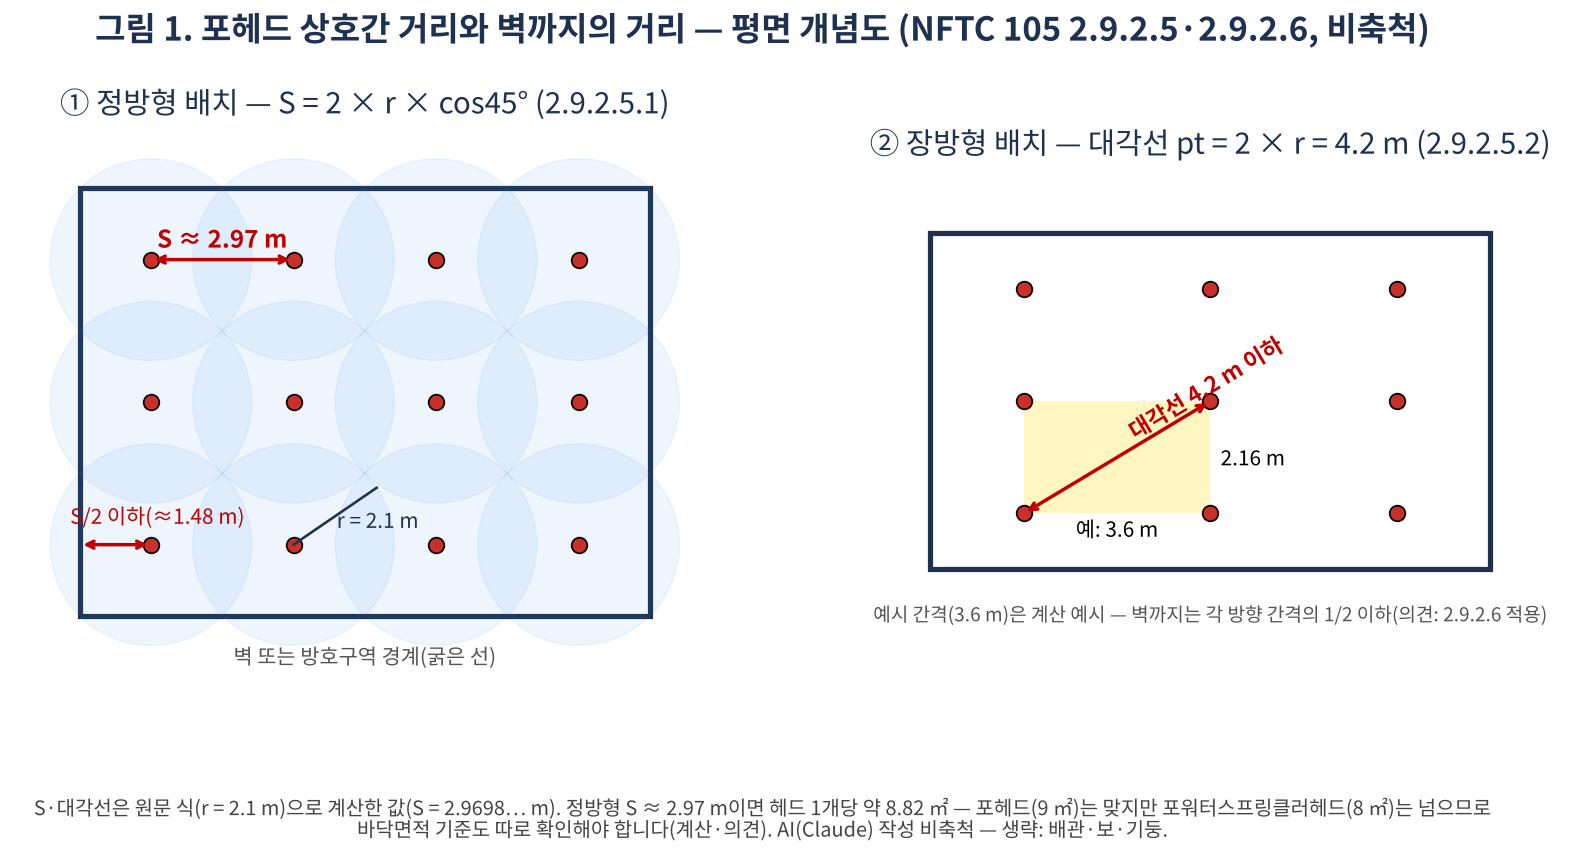

This figure's Python source:
import math, matplotlib; matplotlib.use('Agg')
import matplotlib.pyplot as plt
from matplotlib import font_manager as fm
from matplotlib.patches import Circle, Rectangle
fp=[f for f in fm.findSystemFonts() if 'NotoSansCJK' in f and 'Regular' in f]
fm.fontManager.addfont(fp[0]); plt.rcParams['font.family']=fm.FontProperties(fname=fp[0]).get_name()
r=2.1; S=2*r*math.cos(math.radians(45))
fig,ax=plt.subplots(1,2,figsize=(16,6.6),dpi=125)
def base(a,W,Hh,t):
    a.add_patch(Rectangle((0,0),W,Hh,fill=False,lw=3,ec='#1f3150'))
    a.set_xlim(-1.4,W+1.4);a.set_ylim(-1.6,Hh+1.2);a.set_aspect('equal');a.axis('off');a.set_title(t,fontsize=17,color='#1f3150',pad=10)
# 정방형
W=4*S;Hh=3*S;base(ax[0],W,Hh,'① 정방형 배치 — S = 2 × r × cos45° (2.9.2.5.1)')
for i in range(4):
    for j in range(3):
        x,y=S/2+i*S,S/2+j*S
        ax[0].add_patch(Circle((x,y),r,fc='#2f8be6',alpha=.08,ec='#2f8be6',lw=.8))
        ax[0].plot(x,y,'o',ms=9,mfc='#c8302a',mec='k')
ax[0].annotate('',(S/2,S/2+2*S+0.0),(S/2+S,S/2+2*S),arrowprops=dict(arrowstyle='<->',color='#c00000',lw=2))
ax[0].text(S,S/2+2*S+0.25,'S ≈ 2.97 m',ha='center',color='#c00000',fontsize=14,weight='bold')
ax[0].annotate('',(0,S/2),(S/2,S/2),arrowprops=dict(arrowstyle='<->',color='#c00000',lw=2))
ax[0].text(-0.2,S/2+0.35,'S/2 이하(≈1.48 m)',ha='left',va='bottom',color='#c00000',fontsize=12)
ax[0].plot([S/2+S,S/2+S+r*math.cos(.6)],[S/2,S/2+r*math.sin(.6)],color='#1f3150',lw=1.5);ax[0].text(S/2+S+0.9,S/2+0.35,'r = 2.1 m',fontsize=12,color='#1f3150')
ax[0].text(W/2,-1.0,'벽 또는 방호구역 경계(굵은 선)',ha='center',fontsize=12,color='#555')
# 장방형
a,b=3.6,math.sqrt((2*r)**2-3.6**2)
W=3*a;Hh=3*b;base(ax[1],W,Hh,'② 장방형 배치 — 대각선 pt = 2 × r = 4.2 m (2.9.2.5.2)')
for i in range(3):
    for j in range(3):
        x,y=a/2+i*a,b/2+j*b
        ax[1].plot(x,y,'o',ms=9,mfc='#c8302a',mec='k')
x0,y0=a/2,b/2
ax[1].add_patch(Rectangle((x0,y0),a,b,fill=True,fc='#ffe234',alpha=.3,ec='none'))
ax[1].annotate('',(x0,y0),(x0+a,y0+b),arrowprops=dict(arrowstyle='<->',color='#c00000',lw=2))
ax[1].text(x0+a/2+0.15,y0+b/2+0.35,'대각선 4.2 m 이하',color='#c00000',fontsize=13,weight='bold',rotation=math.degrees(math.atan2(b,a)))
ax[1].text(x0+a/2,y0-0.45,f'예: {a:.1f} m',ha='center',fontsize=12);ax[1].text(x0+a+0.2,y0+b/2,f'{b:.2f} m',va='center',fontsize=12)
ax[1].text(W/2,-1.0,'예시 간격(3.6 m)은 계산 예시 — 벽까지는 각 방향 간격의 1/2 이하(의견: 2.9.2.6 적용)',ha='center',fontsize=11,color='#555')
fig.suptitle('그림 1. 포헤드 상호간 거리와 벽까지의 거리 — 평면 개념도 (NFTC 105 2.9.2.5·2.9.2.6, 비축척)',fontsize=19,weight='bold',color='#1f3150')
fig.text(.5,-.02,'S·대각선은 원문 식(r = 2.1 m)으로 계산한 값(S = 2.9698… m). 정방형 S ≈ 2.97 m이면 헤드 1개당 약 8.82 ㎡ — 포헤드(9 ㎡)는 맞지만 포워터스프링클러헤드(8 ㎡)는 넘으므로\n바닥면적 기준도 따로 확인해야 합니다(계산·의견). AI(Claude) 작성 비축척 — 생략: 배관·보·기둥.',ha='center',fontsize=11.5,color='#444')
plt.savefig('fig1.png',bbox_inches='tight',facecolor='white');print(a,b,S)
